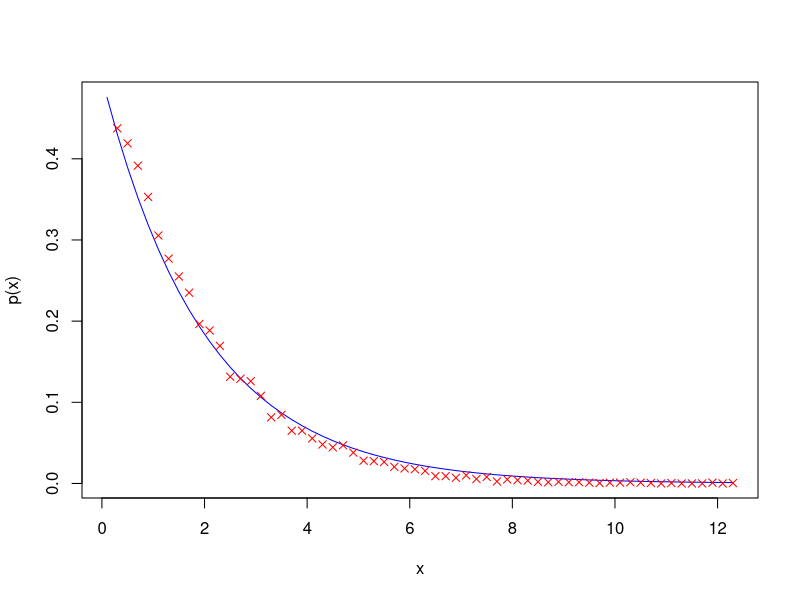

Source code (R):
# Runs a simple Metropolis-Hastings (ie MCMC) algoritm to simulate an
# exponential distribution, which has the probability density
# p(x)=exp(-x/m), where m>0.
#
# Author: H. Paul Keeler, 2019.
# Website: hpaulkeeler.com
# Repository: github.com/hpaulkeeler/posts

numbSim=10^4; #number of random variables simulated
numbSteps=25; #number of steps for the Markov process
numbBins=50; #number of bins for histogram

sigma=1; #standard deviation for normal random steps
m=2; #parameter (ie mean) for distribution to be simulated

fun_p<-function(x){
  return((exp(-x/m)/m)*(x>=0)); #intensity function
  
}

xRand=runif(numbSim); #random initial values
pdfCurrent=fun_p(xRand); #current transition (probability) densities

for (jj in 1:numbSteps){
  zRand<-xRand +sigma*rnorm(numbSim,0,1);#take a (normally distributed) random step        
  #zRand= xRand +2*sigma*runif(numbSim);#take a (uniformly distributed) random step    
  pdfProposal=fun_p(zRand); #proposed probability
  
  #acceptance rejection step
  booleAccept=runif(numbSim) < pdfProposal/pdfCurrent;
  #update state of random walk/Markov chain
  xRand[booleAccept]=zRand[booleAccept];
  #update transition (probability) densities
  pdfCurrent[booleAccept]=pdfProposal[booleAccept];
}
#histogram section: empirical probability density
histX<-hist(xRand,breaks=numbBins,plot=FALSE);    
binEdges=histX$breaks; #retrieve bin edges
pdfEmp=histX$density; #retrieve probability density
xValues=histX$mids; ##retrieve mid-points of bins

#analytic solution of probability density
pdfExact=fun_p(xValues);

#Plotting
plot(xValues,pdfExact,xlab='x',ylab='p(x)',type="l", col='blue');
points(xValues,pdfEmp,pch=4, col='red');
grid;
